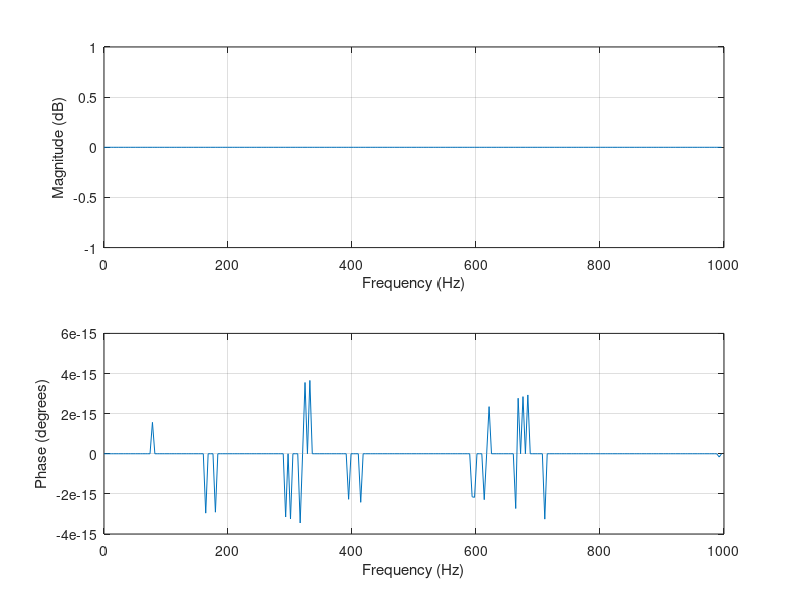

The MATLAB source for this figure:
%Allpass filter
%in barname baraye mohase filter Allpass ast.baraye 'allpass' ra dar mohite matlab vared konid.
function [b,a] = allpass()

Fc=1000;
Fs=2000;
Q=1;
g = tan(pi*(Fc/Fs));
d  = 1/Q;
K  = 1/(1 + d*g + g^2);
b0 = (1 - g*d + g^2) * K;
b1 = 2 * (g^2 - 1) * K;
b2 = 1;
a1 = b1;
a2 = b0;
b = [b0 b1 b2];
a = [1  a1 a2];
freqz(b,a,256,2000)

end